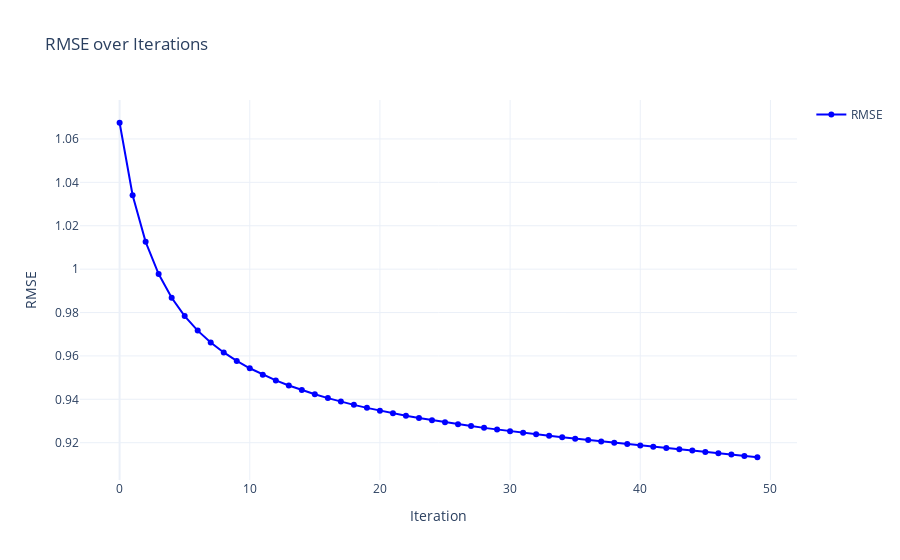

Here is the notebook cell this chart was saved with:
### Code cell
import plotly.graph_objects as go

# Extract iteration numbers and RMSE values
iterations = [x[0] for x in training_process]
errors = [x[1] for x in training_process]

# Create the plot
fig = go.Figure()

# Add a line plot
fig.add_trace(go.Scatter(
    x=iterations,
    y=errors,
    mode='lines+markers',
    name='RMSE',
    line=dict(color='blue'),
    marker=dict(symbol='circle')
))

# Update layout
fig.update_layout(
    title='RMSE over Iterations',
    xaxis_title='Iteration',
    yaxis_title='RMSE',
    template='plotly_white',
    showlegend=True
)

# Show the plot
fig.show()

### Figure 1 — Plotly figure (JSON) as saved in the notebook; plotly's stock layout.template omitted (floating-point values rounded to 4 significant figures)
{"data": [{"line": {"color": "blue"}, "marker": {"symbol": "circle"}, "mode": "lines+markers", "name": "RMSE", "type": "scatter", "x": [0, 1, 2, 3, 4, 5, 6, 7, 8, 9, 10, 11, 12, 13, 14, 15, 16, 17, 18, 19, 20, 21, 22, 23, 24, 25, 26, 27, 28, 29, 30, 31, 32, 33, 34, 35, 36, 37, 38, 39, 40, 41, 42, 43, 44, 45, 46, 47, 48, 49], "y": [1.067, 1.034, 1.013, 0.9977, 0.9868, 0.9783, 0.9717, 0.9662, 0.9616, 0.9577, 0.9543, 0.9513, 0.9487, 0.9464, 0.9442, 0.9423, 0.9406, 0.9389, 0.9374, 0.9361, 0.9348, 0.9336, 0.9324, 0.9314, 0.9304, 0.9294, 0.9285, 0.9277, 0.9268, 0.926, 0.9253, 0.9246, 0.9238, 0.9232, 0.9225, 0.9218, 0.9212, 0.9206, 0.92, 0.9193, 0.9187, 0.9181, 0.9175, 0.917, 0.9164, 0.9158, 0.9151, 0.9145, 0.9139, 0.9133]}], "layout": {"autosize": true, "showlegend": true, "title": {"text": "RMSE over Iterations"}, "xaxis": {"autorange": true, "range": [-2.972, 51.97], "title": {"text": "Iteration"}, "type": "linear"}, "yaxis": {"autorange": true, "range": [0.9006, 1.08], "title": {"text": "RMSE"}, "type": "linear"}}}
